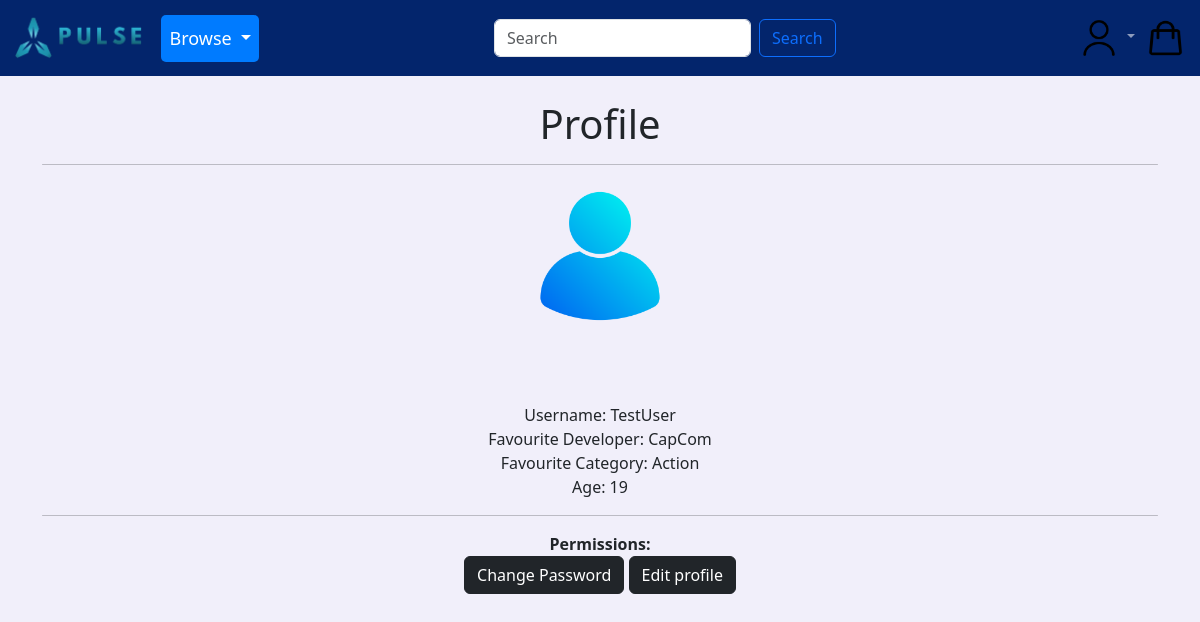
/profile/7/ (signed in), run on an earlier commit of the app's database.
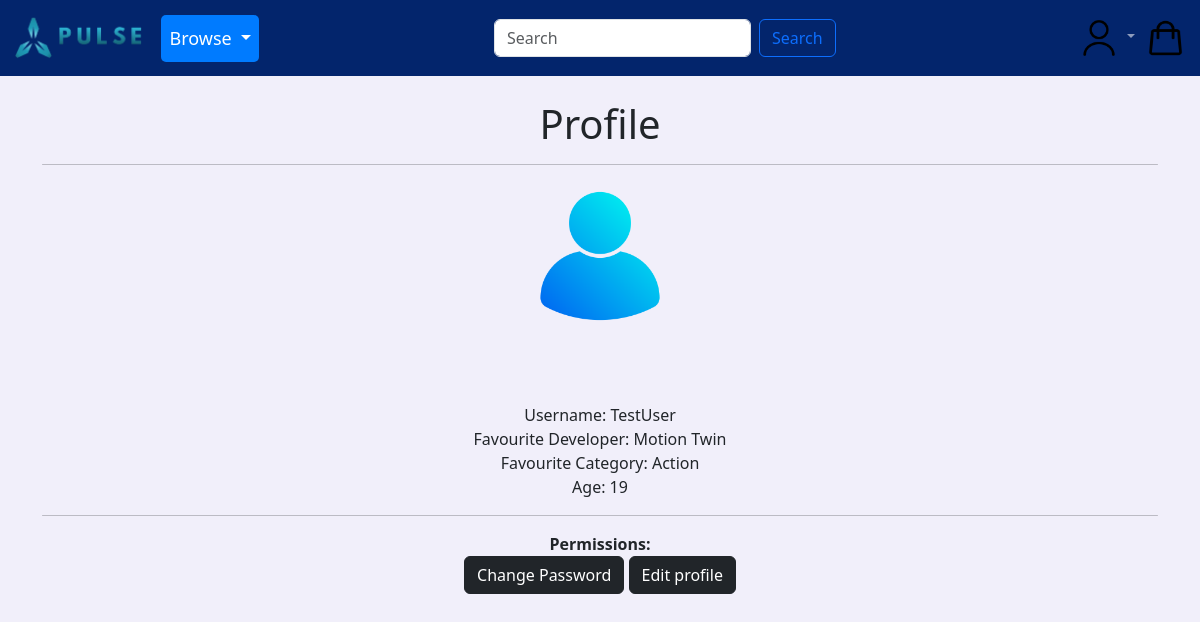
And on a later commit of the database.
### users/models.py (models this page shows, shortened)
class CustomUser(AbstractUser):
    age = models.PositiveIntegerField(null=True, blank=True)

class Profile(models.Model):
    user = models.OneToOneField(
        get_user_model(),
        null=True,
        on_delete=models.CASCADE,
    )
    date_of_birth = models.DateField(blank=True, null=True)
    Developer = models.ForeignKey(Developer, on_delete=models.CASCADE, null=True)
    Category = models.ForeignKey(Category, on_delete=models.CASCADE, null=True)

### pages/models.py (models this page shows, shortened)
class Developer(models.Model):
    id = models.UUIDField(
        primary_key=True,
        default=uuid.uuid4,
        editable=False)
    name = models.CharField(max_length=250, unique=True)
    class Meta:
        ordering = ('name',)
        verbose_name = 'developer'
        verbose_name_plural = 'developers'
    def __str__(self):
        return self.name

class Category(models.Model):
    id = models.UUIDField(
        primary_key=True,
        default=uuid.uuid4,
        editable=False)
    name = models.CharField(max_length=250, unique=True)
    description = models.TextField(blank=True)
    image = models.ImageField(upload_to='covers/', blank=True)
    class Meta:
        ordering = ('name',)
        verbose_name = 'category'
        verbose_name_plural = 'categories'
    def __str__(self):
        return self.name

### users/views.py (the view)
# urls.py: path('profile/<int:pk>/', ProfilePageView.as_view(), name='user_profile'),
class ProfilePageView(DetailView):
    model = Profile
    template_name = 'registration/user_profile.html'

### cart/context_processors.py (called while the page is built)
def counter(request):
    item_count = 0
    if 'admin' in request.path:
        return {}
    else:
        try:
            cart = Cart.objects.filter(cart_id=_cart_id(request))
            cart_items = CartItem.objects.all().filter(cart=cart[:1])
            for cart_item in cart_items:
                item_count += cart_item.quantity
        except Cart.DoesNotExist:
            item_count = 0
    return {'item_count':item_count}

### cart/views.py (called while the page is built)
def _cart_id(request):
    cart = request.session.session_key
    if not cart:
        cart = request.session.create()
    return cart

### users/context_processors.py (called while the page is built)
def user_groups(request):
    if request.user.is_authenticated:
        return {'is_manager': request.user.groups.filter(name='Manager').exists()}
    return {'is_manager': False}

### templates/registration/user_profile.html (shortened to what this page needs)
{% extends 'base.html' %}
{% load static %}
{% block content %}
    <br>
    <div class="text-center">
        <h1>Profile</h1>
        <hr class="rounded">
        <img src="{% static 'images/icon1.png' %}" alt="" height="150rem" width="150rem">
    </div>
    <br>
    <br>
    <div class="text-center">
    <br>
        Username: {{ user.profile.user }}
    <br/>
        Favourite Developer: {{ user.profile.Developer }}
        <br>
        Favourite Category: {{ user.profile.Category }}
        <br>
        Age: {{ user.age }}
        <br>
        <hr class="rounded">
        <strong>Permissions:</strong>
        <br>
        <a href="{% url 'password_change' %}"><button class = "btn btn-dark">Change Password</button></a>
        <a href="{% url 'edit_profile' user.profile.pk %}"><button class="btn btn-dark">Edit profile</button></a>
    </div>
{% endblock content %}

What changed in the data, as far as the page shows it:
changed through a linked row, CustomUser "TestUser": profile.Developer "CapCom" → "Motion Twin"
